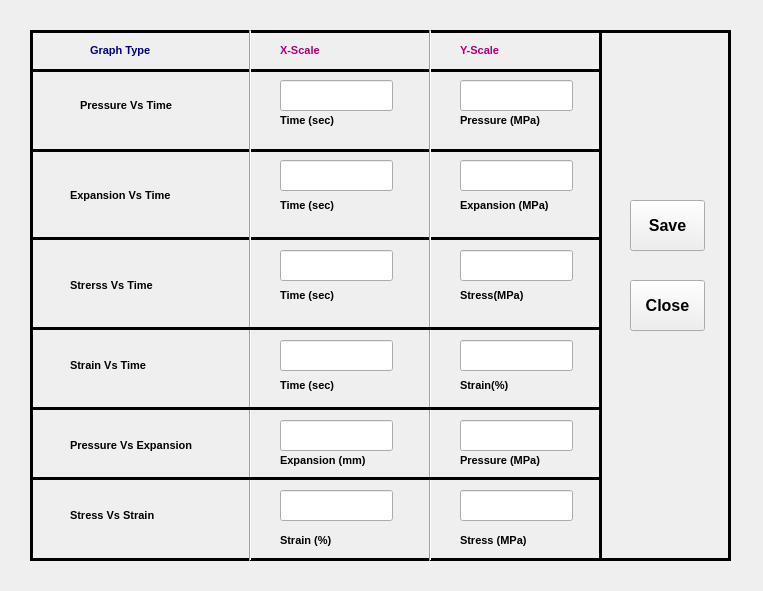
<?xml version="1.0" encoding="UTF-8"?>
<ui version="4.0">
 <class>Form</class>
 <widget class="QWidget" name="Form">
  <property name="geometry">
   <rect>
    <x>0</x>
    <y>0</y>
    <width>763</width>
    <height>591</height>
   </rect>
  </property>
  <property name="windowTitle">
   <string>Form</string>
  </property>
  <widget class="QFrame" name="frame">
   <property name="geometry">
    <rect>
     <x>30</x>
     <y>30</y>
     <width>701</width>
     <height>531</height>
    </rect>
   </property>
   <property name="frameShape">
    <enum>QFrame::Box</enum>
   </property>
   <property name="frameShadow">
    <enum>QFrame::Plain</enum>
   </property>
   <property name="lineWidth">
    <number>3</number>
   </property>
   <widget class="QLineEdit" name="lineEdit">
    <property name="geometry">
     <rect>
      <x>250</x>
      <y>50</y>
      <width>113</width>
      <height>31</height>
     </rect>
    </property>
    <property name="font">
     <font>
      <family>Arial</family>
      <pointsize>8</pointsize>
      <weight>75</weight>
      <bold>true</bold>
     </font>
    </property>
    <property name="maxLength">
     <number>10</number>
    </property>
   </widget>
   <widget class="QLabel" name="label">
    <property name="geometry">
     <rect>
      <x>50</x>
      <y>60</y>
      <width>121</width>
      <height>31</height>
     </rect>
    </property>
    <property name="font">
     <font>
      <family>Arial</family>
      <pointsize>8</pointsize>
      <weight>75</weight>
      <bold>true</bold>
     </font>
    </property>
    <property name="text">
     <string>Pressure Vs Time</string>
    </property>
   </widget>
   <widget class="QLineEdit" name="lineEdit_2">
    <property name="geometry">
     <rect>
      <x>430</x>
      <y>50</y>
      <width>113</width>
      <height>31</height>
     </rect>
    </property>
    <property name="font">
     <font>
      <family>Arial</family>
      <pointsize>8</pointsize>
      <weight>75</weight>
      <bold>true</bold>
     </font>
    </property>
    <property name="maxLength">
     <number>10</number>
    </property>
   </widget>
   <widget class="QLabel" name="label_2">
    <property name="geometry">
     <rect>
      <x>250</x>
      <y>10</y>
      <width>111</width>
      <height>21</height>
     </rect>
    </property>
    <property name="font">
     <font>
      <family>Arial</family>
      <pointsize>8</pointsize>
      <weight>75</weight>
      <bold>true</bold>
     </font>
    </property>
    <property name="styleSheet">
     <string notr="true">color: rgb(170, 0, 127);</string>
    </property>
    <property name="text">
     <string>X-Scale</string>
    </property>
   </widget>
   <widget class="QLabel" name="label_3">
    <property name="geometry">
     <rect>
      <x>430</x>
      <y>10</y>
      <width>111</width>
      <height>21</height>
     </rect>
    </property>
    <property name="font">
     <font>
      <family>Arial</family>
      <pointsize>8</pointsize>
      <weight>75</weight>
      <bold>true</bold>
     </font>
    </property>
    <property name="styleSheet">
     <string notr="true">color: rgb(170, 0, 127);</string>
    </property>
    <property name="text">
     <string>Y-Scale</string>
    </property>
   </widget>
   <widget class="QLabel" name="label_4">
    <property name="geometry">
     <rect>
      <x>250</x>
      <y>80</y>
      <width>71</width>
      <height>21</height>
     </rect>
    </property>
    <property name="font">
     <font>
      <family>Arial</family>
      <pointsize>8</pointsize>
      <weight>75</weight>
      <bold>true</bold>
     </font>
    </property>
    <property name="text">
     <string>Time (sec)</string>
    </property>
   </widget>
   <widget class="QLabel" name="label_5">
    <property name="geometry">
     <rect>
      <x>430</x>
      <y>80</y>
      <width>101</width>
      <height>21</height>
     </rect>
    </property>
    <property name="font">
     <font>
      <family>Arial</family>
      <pointsize>8</pointsize>
      <weight>75</weight>
      <bold>true</bold>
     </font>
    </property>
    <property name="text">
     <string>Pressure (MPa)</string>
    </property>
   </widget>
   <widget class="Line" name="line">
    <property name="geometry">
     <rect>
      <x>0</x>
      <y>30</y>
      <width>571</width>
      <height>20</height>
     </rect>
    </property>
    <property name="font">
     <font>
      <family>Arial</family>
     </font>
    </property>
    <property name="frameShadow">
     <enum>QFrame::Plain</enum>
    </property>
    <property name="lineWidth">
     <number>3</number>
    </property>
    <property name="orientation">
     <enum>Qt::Horizontal</enum>
    </property>
   </widget>
   <widget class="QLineEdit" name="lineEdit_3">
    <property name="geometry">
     <rect>
      <x>250</x>
      <y>130</y>
      <width>113</width>
      <height>31</height>
     </rect>
    </property>
    <property name="font">
     <font>
      <family>Arial</family>
      <pointsize>8</pointsize>
      <weight>75</weight>
      <bold>true</bold>
     </font>
    </property>
    <property name="maxLength">
     <number>10</number>
    </property>
   </widget>
   <widget class="QLabel" name="label_7">
    <property name="geometry">
     <rect>
      <x>40</x>
      <y>150</y>
      <width>121</width>
      <height>31</height>
     </rect>
    </property>
    <property name="font">
     <font>
      <family>Arial</family>
      <pointsize>8</pointsize>
      <weight>75</weight>
      <bold>true</bold>
     </font>
    </property>
    <property name="text">
     <string>Expansion Vs Time</string>
    </property>
   </widget>
   <widget class="QLabel" name="label_8">
    <property name="geometry">
     <rect>
      <x>250</x>
      <y>160</y>
      <width>71</width>
      <height>31</height>
     </rect>
    </property>
    <property name="font">
     <font>
      <family>Arial</family>
      <pointsize>8</pointsize>
      <weight>75</weight>
      <bold>true</bold>
     </font>
    </property>
    <property name="text">
     <string>Time (sec)</string>
    </property>
   </widget>
   <widget class="QLabel" name="label_9">
    <property name="geometry">
     <rect>
      <x>430</x>
      <y>160</y>
      <width>111</width>
      <height>31</height>
     </rect>
    </property>
    <property name="font">
     <font>
      <family>Arial</family>
      <pointsize>8</pointsize>
      <weight>75</weight>
      <bold>true</bold>
     </font>
    </property>
    <property name="text">
     <string>Expansion (MPa)</string>
    </property>
   </widget>
   <widget class="QLineEdit" name="lineEdit_4">
    <property name="geometry">
     <rect>
      <x>430</x>
      <y>130</y>
      <width>113</width>
      <height>31</height>
     </rect>
    </property>
    <property name="font">
     <font>
      <family>Arial</family>
      <pointsize>8</pointsize>
      <weight>75</weight>
      <bold>true</bold>
     </font>
    </property>
    <property name="maxLength">
     <number>10</number>
    </property>
   </widget>
   <widget class="Line" name="line_2">
    <property name="geometry">
     <rect>
      <x>0</x>
      <y>200</y>
      <width>571</width>
      <height>16</height>
     </rect>
    </property>
    <property name="frameShadow">
     <enum>QFrame::Plain</enum>
    </property>
    <property name="lineWidth">
     <number>3</number>
    </property>
    <property name="orientation">
     <enum>Qt::Horizontal</enum>
    </property>
   </widget>
   <widget class="Line" name="line_3">
    <property name="geometry">
     <rect>
      <x>0</x>
      <y>110</y>
      <width>571</width>
      <height>20</height>
     </rect>
    </property>
    <property name="frameShadow">
     <enum>QFrame::Plain</enum>
    </property>
    <property name="lineWidth">
     <number>3</number>
    </property>
    <property name="orientation">
     <enum>Qt::Horizontal</enum>
    </property>
   </widget>
   <widget class="Line" name="line_4">
    <property name="geometry">
     <rect>
      <x>390</x>
      <y>0</y>
      <width>21</width>
      <height>531</height>
     </rect>
    </property>
    <property name="orientation">
     <enum>Qt::Vertical</enum>
    </property>
   </widget>
   <widget class="Line" name="line_5">
    <property name="geometry">
     <rect>
      <x>210</x>
      <y>0</y>
      <width>21</width>
      <height>531</height>
     </rect>
    </property>
    <property name="orientation">
     <enum>Qt::Vertical</enum>
    </property>
   </widget>
   <widget class="QLabel" name="label_11">
    <property name="geometry">
     <rect>
      <x>60</x>
      <y>10</y>
      <width>121</width>
      <height>21</height>
     </rect>
    </property>
    <property name="font">
     <font>
      <family>Arial</family>
      <pointsize>8</pointsize>
      <weight>75</weight>
      <bold>true</bold>
     </font>
    </property>
    <property name="styleSheet">
     <string notr="true">color: rgb(0, 0, 127);</string>
    </property>
    <property name="text">
     <string>Graph Type</string>
    </property>
   </widget>
   <widget class="Line" name="line_6">
    <property name="geometry">
     <rect>
      <x>0</x>
      <y>290</y>
      <width>571</width>
      <height>16</height>
     </rect>
    </property>
    <property name="frameShadow">
     <enum>QFrame::Plain</enum>
    </property>
    <property name="lineWidth">
     <number>3</number>
    </property>
    <property name="orientation">
     <enum>Qt::Horizontal</enum>
    </property>
   </widget>
   <widget class="QLabel" name="label_10">
    <property name="geometry">
     <rect>
      <x>40</x>
      <y>240</y>
      <width>121</width>
      <height>31</height>
     </rect>
    </property>
    <property name="font">
     <font>
      <family>Arial</family>
      <pointsize>8</pointsize>
      <weight>75</weight>
      <bold>true</bold>
     </font>
    </property>
    <property name="text">
     <string>Strerss Vs Time</string>
    </property>
   </widget>
   <widget class="QLineEdit" name="lineEdit_5">
    <property name="geometry">
     <rect>
      <x>250</x>
      <y>220</y>
      <width>113</width>
      <height>31</height>
     </rect>
    </property>
    <property name="font">
     <font>
      <family>Arial</family>
      <pointsize>8</pointsize>
      <weight>75</weight>
      <bold>true</bold>
     </font>
    </property>
    <property name="maxLength">
     <number>10</number>
    </property>
   </widget>
   <widget class="QLabel" name="label_12">
    <property name="geometry">
     <rect>
      <x>250</x>
      <y>250</y>
      <width>71</width>
      <height>31</height>
     </rect>
    </property>
    <property name="font">
     <font>
      <family>Arial</family>
      <pointsize>8</pointsize>
      <weight>75</weight>
      <bold>true</bold>
     </font>
    </property>
    <property name="text">
     <string>Time (sec)</string>
    </property>
   </widget>
   <widget class="Line" name="line_7">
    <property name="geometry">
     <rect>
      <x>-20</x>
      <y>370</y>
      <width>591</width>
      <height>16</height>
     </rect>
    </property>
    <property name="frameShadow">
     <enum>QFrame::Plain</enum>
    </property>
    <property name="lineWidth">
     <number>3</number>
    </property>
    <property name="orientation">
     <enum>Qt::Horizontal</enum>
    </property>
   </widget>
   <widget class="Line" name="line_8">
    <property name="geometry">
     <rect>
      <x>0</x>
      <y>440</y>
      <width>571</width>
      <height>16</height>
     </rect>
    </property>
    <property name="frameShadow">
     <enum>QFrame::Plain</enum>
    </property>
    <property name="lineWidth">
     <number>3</number>
    </property>
    <property name="orientation">
     <enum>Qt::Horizontal</enum>
    </property>
   </widget>
   <widget class="QLabel" name="label_13">
    <property name="geometry">
     <rect>
      <x>40</x>
      <y>320</y>
      <width>121</width>
      <height>31</height>
     </rect>
    </property>
    <property name="font">
     <font>
      <family>Arial</family>
      <pointsize>8</pointsize>
      <weight>75</weight>
      <bold>true</bold>
     </font>
    </property>
    <property name="text">
     <string>Strain Vs Time</string>
    </property>
   </widget>
   <widget class="QLabel" name="label_14">
    <property name="geometry">
     <rect>
      <x>40</x>
      <y>400</y>
      <width>141</width>
      <height>31</height>
     </rect>
    </property>
    <property name="font">
     <font>
      <family>Arial</family>
      <pointsize>8</pointsize>
      <weight>75</weight>
      <bold>true</bold>
     </font>
    </property>
    <property name="text">
     <string>Pressure Vs Expansion</string>
    </property>
   </widget>
   <widget class="QLabel" name="label_15">
    <property name="geometry">
     <rect>
      <x>40</x>
      <y>470</y>
      <width>141</width>
      <height>31</height>
     </rect>
    </property>
    <property name="font">
     <font>
      <family>Arial</family>
      <pointsize>8</pointsize>
      <weight>75</weight>
      <bold>true</bold>
     </font>
    </property>
    <property name="text">
     <string>Stress Vs Strain</string>
    </property>
   </widget>
   <widget class="QLineEdit" name="lineEdit_6">
    <property name="geometry">
     <rect>
      <x>250</x>
      <y>310</y>
      <width>113</width>
      <height>31</height>
     </rect>
    </property>
    <property name="font">
     <font>
      <family>Arial</family>
      <pointsize>8</pointsize>
      <weight>75</weight>
      <bold>true</bold>
     </font>
    </property>
    <property name="maxLength">
     <number>10</number>
    </property>
   </widget>
   <widget class="QLineEdit" name="lineEdit_7">
    <property name="geometry">
     <rect>
      <x>250</x>
      <y>390</y>
      <width>113</width>
      <height>31</height>
     </rect>
    </property>
    <property name="font">
     <font>
      <family>Arial</family>
      <pointsize>8</pointsize>
      <weight>75</weight>
      <bold>true</bold>
     </font>
    </property>
    <property name="maxLength">
     <number>10</number>
    </property>
   </widget>
   <widget class="QLineEdit" name="lineEdit_8">
    <property name="geometry">
     <rect>
      <x>250</x>
      <y>460</y>
      <width>113</width>
      <height>31</height>
     </rect>
    </property>
    <property name="font">
     <font>
      <family>Arial</family>
      <pointsize>8</pointsize>
      <weight>75</weight>
      <bold>true</bold>
     </font>
    </property>
    <property name="maxLength">
     <number>10</number>
    </property>
   </widget>
   <widget class="QLabel" name="label_16">
    <property name="geometry">
     <rect>
      <x>250</x>
      <y>340</y>
      <width>71</width>
      <height>31</height>
     </rect>
    </property>
    <property name="font">
     <font>
      <family>Arial</family>
      <pointsize>8</pointsize>
      <weight>75</weight>
      <bold>true</bold>
     </font>
    </property>
    <property name="text">
     <string>Time (sec)</string>
    </property>
   </widget>
   <widget class="QLabel" name="label_17">
    <property name="geometry">
     <rect>
      <x>250</x>
      <y>420</y>
      <width>101</width>
      <height>21</height>
     </rect>
    </property>
    <property name="font">
     <font>
      <family>Arial</family>
      <pointsize>8</pointsize>
      <weight>75</weight>
      <bold>true</bold>
     </font>
    </property>
    <property name="text">
     <string>Expansion (mm)</string>
    </property>
   </widget>
   <widget class="QLabel" name="label_18">
    <property name="geometry">
     <rect>
      <x>430</x>
      <y>500</y>
      <width>111</width>
      <height>21</height>
     </rect>
    </property>
    <property name="font">
     <font>
      <family>Arial</family>
      <pointsize>8</pointsize>
      <weight>75</weight>
      <bold>true</bold>
     </font>
    </property>
    <property name="text">
     <string>Stress (MPa)</string>
    </property>
   </widget>
   <widget class="QLineEdit" name="lineEdit_9">
    <property name="geometry">
     <rect>
      <x>430</x>
      <y>220</y>
      <width>113</width>
      <height>31</height>
     </rect>
    </property>
    <property name="font">
     <font>
      <family>Arial</family>
      <pointsize>8</pointsize>
      <weight>75</weight>
      <bold>true</bold>
     </font>
    </property>
    <property name="maxLength">
     <number>10</number>
    </property>
   </widget>
   <widget class="QLabel" name="label_19">
    <property name="geometry">
     <rect>
      <x>430</x>
      <y>250</y>
      <width>111</width>
      <height>31</height>
     </rect>
    </property>
    <property name="font">
     <font>
      <family>Arial</family>
      <pointsize>8</pointsize>
      <weight>75</weight>
      <bold>true</bold>
     </font>
    </property>
    <property name="text">
     <string>Stress(MPa)</string>
    </property>
   </widget>
   <widget class="QLineEdit" name="lineEdit_10">
    <property name="geometry">
     <rect>
      <x>430</x>
      <y>310</y>
      <width>113</width>
      <height>31</height>
     </rect>
    </property>
    <property name="font">
     <font>
      <family>Arial</family>
      <pointsize>8</pointsize>
      <weight>75</weight>
      <bold>true</bold>
     </font>
    </property>
    <property name="maxLength">
     <number>10</number>
    </property>
   </widget>
   <widget class="QLabel" name="label_20">
    <property name="geometry">
     <rect>
      <x>430</x>
      <y>340</y>
      <width>111</width>
      <height>31</height>
     </rect>
    </property>
    <property name="font">
     <font>
      <family>Arial</family>
      <pointsize>8</pointsize>
      <weight>75</weight>
      <bold>true</bold>
     </font>
    </property>
    <property name="text">
     <string>Strain(%)</string>
    </property>
   </widget>
   <widget class="QLineEdit" name="lineEdit_11">
    <property name="geometry">
     <rect>
      <x>430</x>
      <y>390</y>
      <width>113</width>
      <height>31</height>
     </rect>
    </property>
    <property name="font">
     <font>
      <family>Arial</family>
      <pointsize>8</pointsize>
      <weight>75</weight>
      <bold>true</bold>
     </font>
    </property>
    <property name="maxLength">
     <number>10</number>
    </property>
   </widget>
   <widget class="QLabel" name="label_21">
    <property name="geometry">
     <rect>
      <x>430</x>
      <y>420</y>
      <width>111</width>
      <height>21</height>
     </rect>
    </property>
    <property name="font">
     <font>
      <family>Arial</family>
      <pointsize>8</pointsize>
      <weight>75</weight>
      <bold>true</bold>
     </font>
    </property>
    <property name="text">
     <string>Pressure (MPa)</string>
    </property>
   </widget>
   <widget class="QLineEdit" name="lineEdit_12">
    <property name="geometry">
     <rect>
      <x>430</x>
      <y>460</y>
      <width>113</width>
      <height>31</height>
     </rect>
    </property>
    <property name="font">
     <font>
      <family>Arial</family>
      <pointsize>8</pointsize>
      <weight>75</weight>
      <bold>true</bold>
     </font>
    </property>
    <property name="maxLength">
     <number>10</number>
    </property>
   </widget>
   <widget class="QLabel" name="label_22">
    <property name="geometry">
     <rect>
      <x>250</x>
      <y>500</y>
      <width>71</width>
      <height>21</height>
     </rect>
    </property>
    <property name="font">
     <font>
      <family>Arial</family>
      <pointsize>8</pointsize>
      <weight>75</weight>
      <bold>true</bold>
     </font>
    </property>
    <property name="text">
     <string>Strain (%)</string>
    </property>
   </widget>
   <widget class="Line" name="line_9">
    <property name="geometry">
     <rect>
      <x>560</x>
      <y>0</y>
      <width>21</width>
      <height>531</height>
     </rect>
    </property>
    <property name="frameShadow">
     <enum>QFrame::Plain</enum>
    </property>
    <property name="lineWidth">
     <number>3</number>
    </property>
    <property name="orientation">
     <enum>Qt::Vertical</enum>
    </property>
   </widget>
   <widget class="QPushButton" name="pushButton">
    <property name="geometry">
     <rect>
      <x>600</x>
      <y>170</y>
      <width>75</width>
      <height>51</height>
     </rect>
    </property>
    <property name="font">
     <font>
      <family>Arial</family>
      <pointsize>12</pointsize>
      <weight>75</weight>
      <bold>true</bold>
     </font>
    </property>
    <property name="text">
     <string>Save</string>
    </property>
   </widget>
   <widget class="QPushButton" name="pushButton_2">
    <property name="geometry">
     <rect>
      <x>600</x>
      <y>250</y>
      <width>75</width>
      <height>51</height>
     </rect>
    </property>
    <property name="font">
     <font>
      <family>Arial</family>
      <pointsize>12</pointsize>
      <weight>75</weight>
      <bold>true</bold>
     </font>
    </property>
    <property name="text">
     <string>Close</string>
    </property>
   </widget>
  </widget>
 </widget>
 <resources/>
 <connections/>
</ui>
